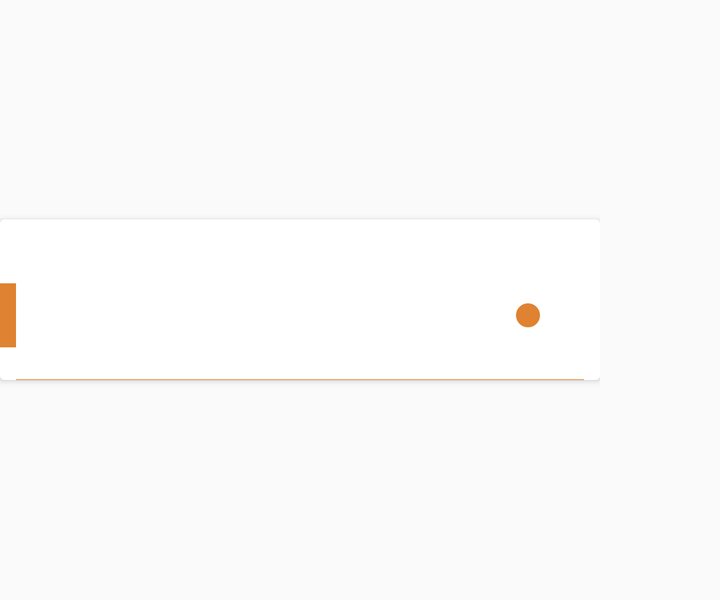
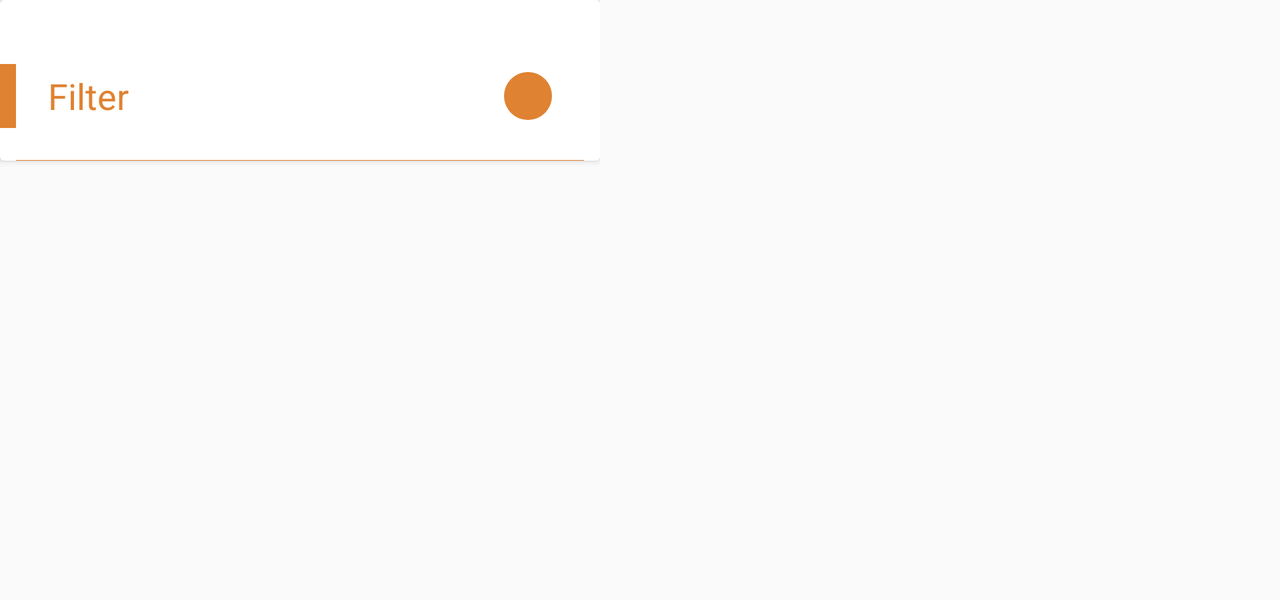

Compare how this app lays out the same screen by default and in its alternative resource folder. The renders come first, then the two layout files and the values they reference.
<!-- AndroidManifest.xml: application theme AppTheme -->
<!-- res/layout/dialog_list.xml -->
<?xml version="1.0" encoding="utf-8"?>
<LinearLayout xmlns:android="http://schemas.android.com/apk/res/android"
    xmlns:app="http://schemas.android.com/apk/res-auto"
    xmlns:tools="http://schemas.android.com/tools"
    android:layout_width="wrap_content"
    android:layout_height="@dimen/huge_size_300dp"
    android:background="@color/tr"
    android:orientation="vertical"
    android:gravity="center">

    <android.support.v7.widget.CardView
        android:layout_width="@dimen/huge_size_300dp"
        android:layout_height="wrap_content"
        app:cardBackgroundColor="@color/white"
        app:cardCornerRadius="2dp"
        app:cardMaxElevation="@dimen/spacing_smaller_8dp">

        <LinearLayout
            android:layout_width="match_parent"
            android:layout_height="match_parent"
            android:orientation="vertical">

            <LinearLayout
                android:layout_width="match_parent"
                android:layout_height="wrap_content"
                android:gravity="center_vertical"
                android:orientation="horizontal"
                android:paddingTop="@dimen/spacing_medium_32dp">


                <View
                    android:layout_width="@dimen/spacing_smaller_8dp"
                    android:layout_height="@dimen/spacing_medium_32dp"
                    android:background="@color/color_accent" />

                <TextView style="@style/DialogInfoTextViewTitle"
                    android:id="@+id/dialog_list_title"
                    android:layout_weight="1"/>

                <ImageView
                    android:id="@+id/dialog_list_done"
                    style="@style/item_call_iv"
                    android:src="@drawable/ic_done"
                    android:background="@drawable/circle_stroke"
                    tools:ignore="ContentDescription" />

            </LinearLayout>

            <View
                android:layout_width="match_parent"
                android:layout_height="1px"
                android:background="@color/color_accent"
                android:layout_marginTop="@dimen/spacing_small_16dp"
                android:layout_marginLeft="@dimen/spacing_smaller_8dp"
                android:layout_marginRight="@dimen/spacing_smaller_8dp"/>


            <android.support.v7.widget.RecyclerView
                android:id="@+id/dialog_list_list"
                android:layout_width="match_parent"
                android:layout_height="wrap_content"
                android:layout_marginLeft="@dimen/spacing_normal_24dp"
                android:layout_marginRight="@dimen/spacing_normal_24dp"/>
        </LinearLayout>
    </android.support.v7.widget.CardView>
</LinearLayout>
<!-- resources referenced by this layout -->
<resources>
  <color name="color_accent">#df8231</color>
  <color name="tr">#00ffffff</color>
  <color name="white">#FFFFFF</color>
  <dimen name="huge_size_300dp">300dp</dimen>
  <dimen name="spacing_medium_32dp">32dp</dimen>
  <dimen name="spacing_normal_24dp">24dp</dimen>
  <dimen name="spacing_small_16dp">16dp</dimen>
  <dimen name="spacing_smaller_8dp">8dp</dimen>
  <!-- drawable circle_stroke (drawable) -->
  <shape xmlns:android="http://schemas.android.com/apk/res/android"
      android:shape="oval">
  
      <stroke android:color="@color/white" android:width="@dimen/spacing_smaller_6dp"/>
      <solid android:color="@color/color_accent"/>
  </shape>
  <style name="DialogInfoTextViewTitle">
          <item name="android:layout_width">match_parent</item>
          <item name="android:layout_height">wrap_content</item>
          <item name="android:textSize">@dimen/text_size_normal_18sp</item>
          <item name="android:layout_marginLeft">@dimen/spacing_small_16dp</item>
          <item name="android:layout_marginRight">@dimen/spacing_normal_24dp</item>
          <item name="android:textColor">@color/color_accent</item>
          <item name="android:fontFamily">sans-serif</item>
      </style>
  <style name="item_call_iv">
          <item name="android:layout_height">@dimen/small_size_24dp</item>
          <item name="android:layout_width">@dimen/small_size_24dp</item>
          <item name="android:layout_alignParentRight">true</item>
          <item name="android:layout_centerInParent">true</item>
          <item name="android:layout_marginRight">@dimen/spacing_normal_24dp</item>
      </style>
  <!-- from res/values-v21/ -->
  <style name="AppTheme" parent="Theme.AppCompat.Light.NoActionBar">
          
          <item name="colorPrimary">@color/color_primary</item>
          <item name="colorPrimaryDark">@color/color_primary_dark</item>
          <item name="colorAccent">@color/color_accent</item>
          <item name="android:windowDrawsSystemBarBackgrounds">true</item>
          <item name="android:statusBarColor">@color/color_primary</item>
          <item name="android:windowTranslucentStatus">true</item>
      </style>
  <dimen name="spacing_smaller_6dp">6dp</dimen>
  <dimen name="text_size_normal_18sp">18sp</dimen>
  <dimen name="small_size_24dp">24dp</dimen>
  <color name="color_primary">#435ce2</color>
  <color name="color_primary_dark">#3747a9</color>
</resources>
<!-- res/layout-land/dialog_list.xml (the repository's variant of the layout above) -->
<!-- drawn on the phone turned sideways -->
<?xml version="1.0" encoding="utf-8"?>
<FrameLayout xmlns:android="http://schemas.android.com/apk/res/android"
    xmlns:app="http://schemas.android.com/apk/res-auto"
    xmlns:tools="http://schemas.android.com/tools"
    android:layout_width="wrap_content"
    android:layout_height="@dimen/huge_size_300dp"
    android:background="@color/tr">

    <android.support.v7.widget.CardView
        android:layout_width="@dimen/huge_size_300dp"
        android:layout_height="wrap_content"
        app:cardBackgroundColor="@color/white"
        app:cardCornerRadius="2dp"
        app:cardMaxElevation="@dimen/spacing_smaller_8dp">

        <LinearLayout
            android:layout_width="match_parent"
            android:layout_height="match_parent"
            android:orientation="vertical">

            <LinearLayout
                android:layout_width="match_parent"
                android:layout_height="wrap_content"
                android:gravity="center_vertical"
                android:orientation="horizontal"
                android:paddingTop="@dimen/spacing_medium_32dp">


                <View
                    android:layout_width="@dimen/spacing_smaller_8dp"
                    android:layout_height="@dimen/spacing_medium_32dp"
                    android:background="@color/color_accent" />

                <TextView style="@style/DialogInfoTextViewTitle"
                    android:id="@+id/dialog_list_title"
                    android:text="Filter"
                    android:layout_weight="1"/>

                <ImageView
                    android:id="@+id/dialog_list_done"
                    style="@style/item_call_iv"
                    android:src="@drawable/ic_done"
                    android:background="@drawable/circle"
                    android:padding="@dimen/spacing_smallest_2dp"/>

            </LinearLayout>

            <View
                android:layout_width="match_parent"
                android:layout_height="1px"
                android:background="@color/color_accent"
                android:layout_marginTop="@dimen/spacing_small_16dp"
                android:layout_marginLeft="@dimen/spacing_smaller_8dp"
                android:layout_marginRight="@dimen/spacing_smaller_8dp"/>


            <android.support.v7.widget.RecyclerView
                android:id="@+id/dialog_list_list"
                android:layout_width="match_parent"
                android:layout_height="wrap_content"
                android:layout_marginLeft="@dimen/spacing_normal_24dp"
                android:layout_marginRight="@dimen/spacing_normal_24dp"/>
        </LinearLayout>
    </android.support.v7.widget.CardView>
</FrameLayout>
<!-- resources referenced by the variant -->
<!-- as the phone turned sideways resolves them -->
<resources>
  <color name="color_accent">#df8231</color>
  <color name="tr">#00ffffff</color>
  <color name="white">#FFFFFF</color>
  <dimen name="huge_size_300dp">300dp</dimen>
  <dimen name="spacing_medium_32dp">32dp</dimen>
  <dimen name="spacing_normal_24dp">24dp</dimen>
  <dimen name="spacing_small_16dp">16dp</dimen>
  <dimen name="spacing_smaller_8dp">8dp</dimen>
  <dimen name="spacing_smallest_2dp">2dp</dimen>
  <!-- drawable circle (drawable) -->
  <shape xmlns:android="http://schemas.android.com/apk/res/android"
      android:shape="oval">
  
      <solid android:color="@color/color_accent"/>
  
  </shape>
  <style name="DialogInfoTextViewTitle">
          <item name="android:layout_width">match_parent</item>
          <item name="android:layout_height">wrap_content</item>
          <item name="android:textSize">@dimen/text_size_normal_18sp</item>
          <item name="android:layout_marginLeft">@dimen/spacing_small_16dp</item>
          <item name="android:layout_marginRight">@dimen/spacing_normal_24dp</item>
          <item name="android:textColor">@color/color_accent</item>
          <item name="android:fontFamily">sans-serif</item>
      </style>
  <style name="item_call_iv">
          <item name="android:layout_height">@dimen/small_size_24dp</item>
          <item name="android:layout_width">@dimen/small_size_24dp</item>
          <item name="android:layout_alignParentRight">true</item>
          <item name="android:layout_centerInParent">true</item>
          <item name="android:layout_marginRight">@dimen/spacing_normal_24dp</item>
      </style>
  <!-- from res/values-v21/ -->
  <style name="AppTheme" parent="Theme.AppCompat.Light.NoActionBar">
          
          <item name="colorPrimary">@color/color_primary</item>
          <item name="colorPrimaryDark">@color/color_primary_dark</item>
          <item name="colorAccent">@color/color_accent</item>
          <item name="android:windowDrawsSystemBarBackgrounds">true</item>
          <item name="android:statusBarColor">@color/color_primary</item>
          <item name="android:windowTranslucentStatus">true</item>
      </style>
  <dimen name="text_size_normal_18sp">18sp</dimen>
  <dimen name="small_size_24dp">24dp</dimen>
  <color name="color_primary">#435ce2</color>
  <color name="color_primary_dark">#3747a9</color>
</resources>
